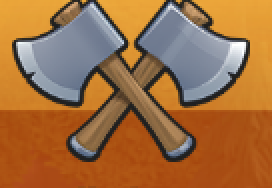
#> input picture night_world/jingong.png, 136 x 94 px (shown 2 times larger)
$ python night_word_fight.py
#> lines starting #> are read from the running program, lines starting #| are printed output that depends on the picture
### image_matcher.py
import cv2
import numpy as np
import pyautogui
import argparse
from pathlib import Path


def match_image(
    template_path,
    threshold=0.8,
    scale_range=(0.5, 1.5),
    scale_step=0.05,
    find_all=False,
    max_results=10,
    save_debug=True,
    debug_path="./tmp_img_save_folder/debug_match.png",
):
    """
    简易包装函数，在屏幕中查找指定图像，并可选择保存调试图像

    参数:
        template_path: 要查找的模板图像路径（字符串或Path对象）
        threshold: 匹配阈值，0-1之间，值越高要求匹配度越高
        scale_range: 缩放范围的元组 (最小缩放, 最大缩放)
        scale_step: 缩放步长
        find_all: 是否查找所有匹配（True）或仅查找最佳匹配（False）
        max_results: 查找所有匹配时的最大结果数量
        save_debug: 是否保存调试图像
        debug_path: 调试图像保存路径

    返回:
        如果 find_all=False: 返回匹配位置的中心点坐标 (x, y) 或 None（未找到匹配）
        如果 find_all=True: 返回匹配位置中心点坐标列表 [(x1, y1), (x2, y2), ...] 或空列表（未找到匹配）
    """
    # 确保模板图像存在
    template_path = Path(template_path)
    if not template_path.exists():
        print(f"错误：找不到模板图像 {template_path}")
        return [] if find_all else None

    # 根据参数选择查找单个匹配或所有匹配
    if find_all:
        matches = find_all_matches(
            template_path,
            threshold=threshold,
            scale_range=scale_range,
            scale_step=scale_step,
            max_results=max_results,
        )
        result = matches
    else:
        match = find_image_in_screenshot(
            template_path,
            threshold=threshold,
            scale_range=scale_range,
            scale_step=scale_step,
        )
        result = match
        matches = [match] if match else []

    # 如果启用调试模式，保存调试图像
    if save_debug and matches:
        save_debug_image(template_path, matches, debug_path)

    return result


def find_image_in_screenshot(
    template_path, threshold=0.8, scale_range=(0.5, 1.5), scale_step=0.05
):
    """
    在屏幕截图中查找模板图像，支持不同缩放比例

    参数:
        template_path: 要查找的模板图像路径
        threshold: 匹配阈值，0-1之间，值越高要求匹配度越高
        scale_range: 缩放范围的元组 (最小缩放, 最大缩放)
        scale_step: 缩放步长

    返回:
        如果找到匹配，返回匹配位置的中心点坐标 (x, y)
        如果未找到匹配，返回 None
    """
#> called with threshold = 0.6, scale_range = (0.5, 1.5), scale_step = 0.05
    # 读取模板图像
    template = cv2.imread(str(template_path))
#> template is the input picture: shape (94, 136, 3); mean B, G, R 65.5, 110.2, 160.3
    if template is None:
        print(f"错误：无法读取模板图像 {template_path}")
        return None

    # 将模板转换为灰度图
    template_gray = cv2.cvtColor(template, cv2.COLOR_BGR2GRAY)
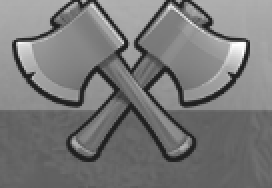
#> template_gray: shape (94, 136) (shown 2 times larger); min 27, max 255, mean 120.1

    # 获取屏幕截图
    screenshot = pyautogui.screenshot()
    # 将PIL图像转换为OpenCV格式
    screenshot = np.array(screenshot)
    screenshot = cv2.cvtColor(screenshot, cv2.COLOR_RGB2BGR)
    # 转换为灰度图
    screenshot_gray = cv2.cvtColor(screenshot, cv2.COLOR_BGR2GRAY)

    best_match_val = -1
    best_match_loc = None
    best_scale = 1.0

    # 尝试不同的缩放比例
    current_scale = scale_range[0]
    while current_scale <= scale_range[1]:
        # 缩放模板
        scaled_template = cv2.resize(
            template_gray,
            None,
            fx=current_scale,
            fy=current_scale,
            interpolation=cv2.INTER_AREA if current_scale < 1 else cv2.INTER_LINEAR,
        )

        template_h, template_w = scaled_template.shape

        # 执行模板匹配
        result = cv2.matchTemplate(
            screenshot_gray, scaled_template, cv2.TM_CCOEFF_NORMED
        )

        # 查找最佳匹配位置
        min_val, max_val, min_loc, max_loc = cv2.minMaxLoc(result)

        # 如果找到更好的匹配
        if max_val > best_match_val:
            best_match_val = max_val
            best_match_loc = max_loc
            best_scale = current_scale

        current_scale += scale_step

    # 如果最佳匹配值超过阈值，则认为找到了匹配
    if best_match_val >= threshold:
        # 计算缩放后模板的尺寸
        scaled_template_h = int(template_gray.shape[0] * best_scale)
        scaled_template_w = int(template_gray.shape[1] * best_scale)

        # 计算匹配区域的中心点
        center_x = best_match_loc[0] + scaled_template_w // 2
        center_y = best_match_loc[1] + scaled_template_h // 2

        print(
            f"找到匹配! 位置: ({center_x}, {center_y}), 匹配度: {best_match_val:.4f}, 缩放比例: {best_scale:.2f}"
        )
        return (center_x, center_y)
    else:
        print(f"未找到匹配。最佳匹配度: {best_match_val:.4f}, 阈值: {threshold}")
        return None


# [229 lines left out: functions find_all_matches, save_debug_image, main, not called in this run]


def match_and_click(image_path, threshold=0.6, debug_path="./tmp_img_save_folder/debug_match.png"):
    """
    查找并点击指定图片的位置
    :param image_path: 图片路径
    :param threshold: 匹配阈值
    """
    position = match_image(image_path, threshold=threshold, debug_path=debug_path)
    if position:
        x, y = position
        pyautogui.click(x, y)  # 点击匹配位置
        print(f"找到匹配位置：({x}, {y})", image_path)
        return x, y
    else:
        print("未找到匹配位置", image_path)
        return -1, -1


# [2 lines that do not run on import are left out]

### night_word_fight.py
from image_matcher import match_image, match_and_click
import pyautogui
import time


# """

# 自动游戏战斗函数
# 这里是根据当前屏幕截图进行匹配的，模拟器不能隐藏，已经废弃。改为使用adb控制器。
# 该文件备份，留着以后参考
# """

import time
import pyautogui


def found_shuizhe_view():
    x, y = match_and_click("./night_world/zhong-lou.png", threshold=0.5)
    if x == -1 or y == -1:
        print("未找到中楼按钮，无法执行操作")
        return
    pyautogui.click(x - 10, y - 20)  # 点击中楼按钮
    pyautogui.scroll(-500)
    pyautogui.scroll(-500)
    pyautogui.scroll(-500)
    pyautogui.scroll(-500)
    x, y = match_and_click("./night_world/base_.png", threshold=0.5)  # 查找圣水按钮
    time.sleep(1)  # 等待1秒
    pyautogui.dragRel(0, 100, duration=0.2)  # 拖动到圣水位置
    pyautogui.dragRel(0, 100, duration=0.2)  # 拖动到圣水位置


def collect_shengshui():
    x, y = match_and_click("./night_world/shui_che.png", threshold=0.6)  # 查找圣水按钮
    if x == -1 or y == -1:
        print("未找到圣水车，无法收集圣水")
        return
    x, y = match_and_click("./night_world/shou-ji.png", threshold=0.6)  # 查找圣水按钮
    time.sleep(1)  # 等待1秒
    x, y = match_and_click("./night_world/x.png", threshold=0.6)  # 查找圣水按钮


def auto_game_battle(times=1):
    """
    自动游戏战斗函数

    Args:
        times (int): 执行次数，默认为1次
    """
    for battle_round in range(1, times + 1):
        print(f"\n=== 开始第 {battle_round}/{times} 轮战斗 ===")

        try:
            # 初始化战斗
            match_and_click("./night_world/jingong.png")
            match_and_click(
                "./night_world/li-ji-xun-zhao.png", threshold=0.4
            )  # 调整阈值以提高匹配灵活度

            time.sleep(4)  # 等待4秒
            x, y = match_and_click(
                "./night_world/ying-xiong.png", threshold=0.8
            )  # 查找英雄位置

            yingyong_x = x
            yingyong_y = y

            if x == -1 or y == -1:
                print(f"第 {battle_round} 轮：未找到英雄匹配位置，跳过本轮")
                continue

            # 设置兵种位置
            fangbing_x = x
            fangbing_y = y - 250
            pyautogui.click(fangbing_x, fangbing_y)  # 点击匹配位置
            print(f"第 {battle_round} 轮：放英雄位置: {fangbing_x}, {fangbing_y}")

            pyautogui.PAUSE = 0.5  # 设置全局点击间隔
            pyautogui.FAILSAFE = True  # 启用鼠标移动到屏幕

            # 部署多个兵种
            new_x = x
            for i in range(4):
                new_x = new_x + 160
                pyautogui.click(new_x, y)  # 点击匹配位置
                pyautogui.click(fangbing_x, fangbing_y)  # 点击匹配位置
                pyautogui.click(new_x, y)  # 点击匹配位置

            # 战斗监控循环
            start_time = time.time()
            duration = 120  # 120秒
            interval = 5  # 5秒间隔
            count = 1

            print(f"第 {battle_round} 轮：开始战斗监控，最长120秒...")

            while time.time() - start_time < duration:
                current_time = time.strftime("%Y-%m-%d %H:%M:%S")
                elapsed = int(time.time() - start_time)
                print(
                    f"第 {battle_round} 轮 - 监控 {count} - 时间: {current_time} - 已运行: {elapsed}秒"
                )

                # 尝试释放技能
                pyautogui.click(yingyong_x, yingyong_y)

                # 检查是否出现回营按钮
                x_hui, y_hui = match_and_click(
                    "./night_world/hui_ying.png", threshold=0.9
                )
                if x_hui != -1 and y_hui != -1:
                    print(f"第 {battle_round} 轮：发现回营按钮，战斗结束")
                    break

                # 检查是否出现结束按钮
                x_end, y_end = match_and_click("./night_world/2.png", threshold=0.9)
                if x_end != -1 and y_end != -1:
                    print(f"第 {battle_round} 轮：发现结束按钮，执行结束流程")
                    # 放置英雄
                    pyautogui.click(yingyong_x, yingyong_y)  # 点击英雄位置结束按钮
                    pyautogui.click(fangbing_x, fangbing_y)  # 点击英雄位置结束按钮

                    # 放置兵种
                    new_x = fangbing_x
                    for i in range(5):
                        new_x = new_x + 160
                        pyautogui.click(new_x, y)  # 点击匹配位置
                        pyautogui.click(fangbing_x, fangbing_y)  # 点击匹配位置
                        pyautogui.click(new_x, y)  # 点击匹配位置
                        duration = 240

                    # match_and_click("./night_world/jieshu.png", threshold=0.9)  # 点击结束按钮
                    # match_and_click("./night_world/queren.png", threshold=0.9)  # 点击确认按钮
                    # match_and_click("./night_world/hui_ying.png", threshold=0.9)  # 再次查找回营按钮
                    # break

                count += 1
                time.sleep(interval)

            print(f"第 {battle_round} 轮战斗完成！ 手机资源收集中...")
            time.sleep(2)  # 等待2秒
            found_shuizhe_view()
            collect_shengshui()
            # 轮次间间隔
            if battle_round < times:
                print(f"等待3秒后开始第 {battle_round + 1} 轮...")
                time.sleep(3)

        except Exception as e:
            print(f"第 {battle_round} 轮执行出错: {str(e)}")
            continue

    print(f"\n=== 所有战斗完成！总共执行了 {times} 轮 ===")


# 使用示例
if __name__ == "__main__":
    # 执行1次
    # auto_game_battle(1)

    # 执行3次
    auto_game_battle(3)
    # found_shuizhe_view()

# # 查找所有匹配
# all_matches = match_image("按钮图片.png", find_all=True)
# for i, pos in enumerate(all_matches):
#     print(f"匹配 #{i+1}: 位置 = {pos}")

# # 保存调试图像
# match_image("按钮图片.png", save_debug=True, debug_path="结果图.png")

# # 调整匹配参数
# match_image(
#     "按钮图片.png",
#     threshold=0.7,  # 降低匹配阈值，增加匹配灵活度
#     scale_range=(0.8, 1.2),  # 限制缩放范围
#     scale_step=0.1,
# )  # 提高缩放步长以提升性能
